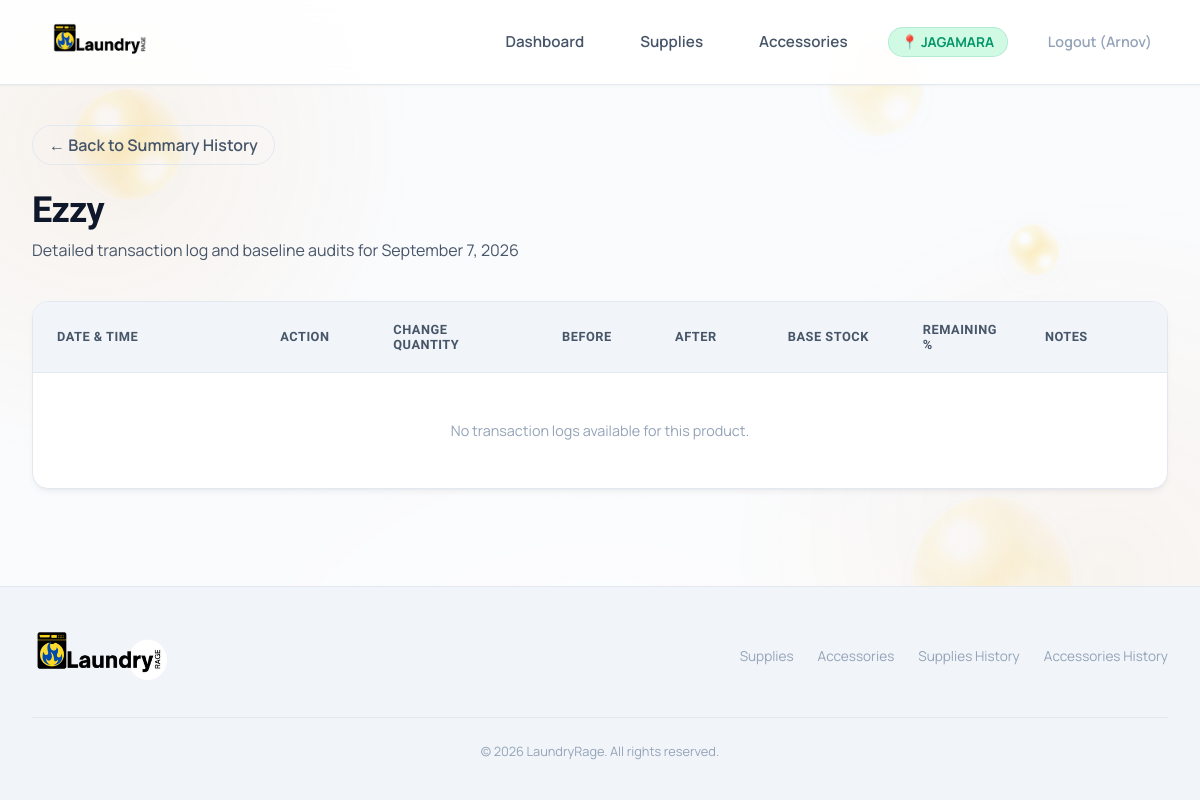
Before: /product/10/history/?date=2026-09-07 (signed in) with the older database file.
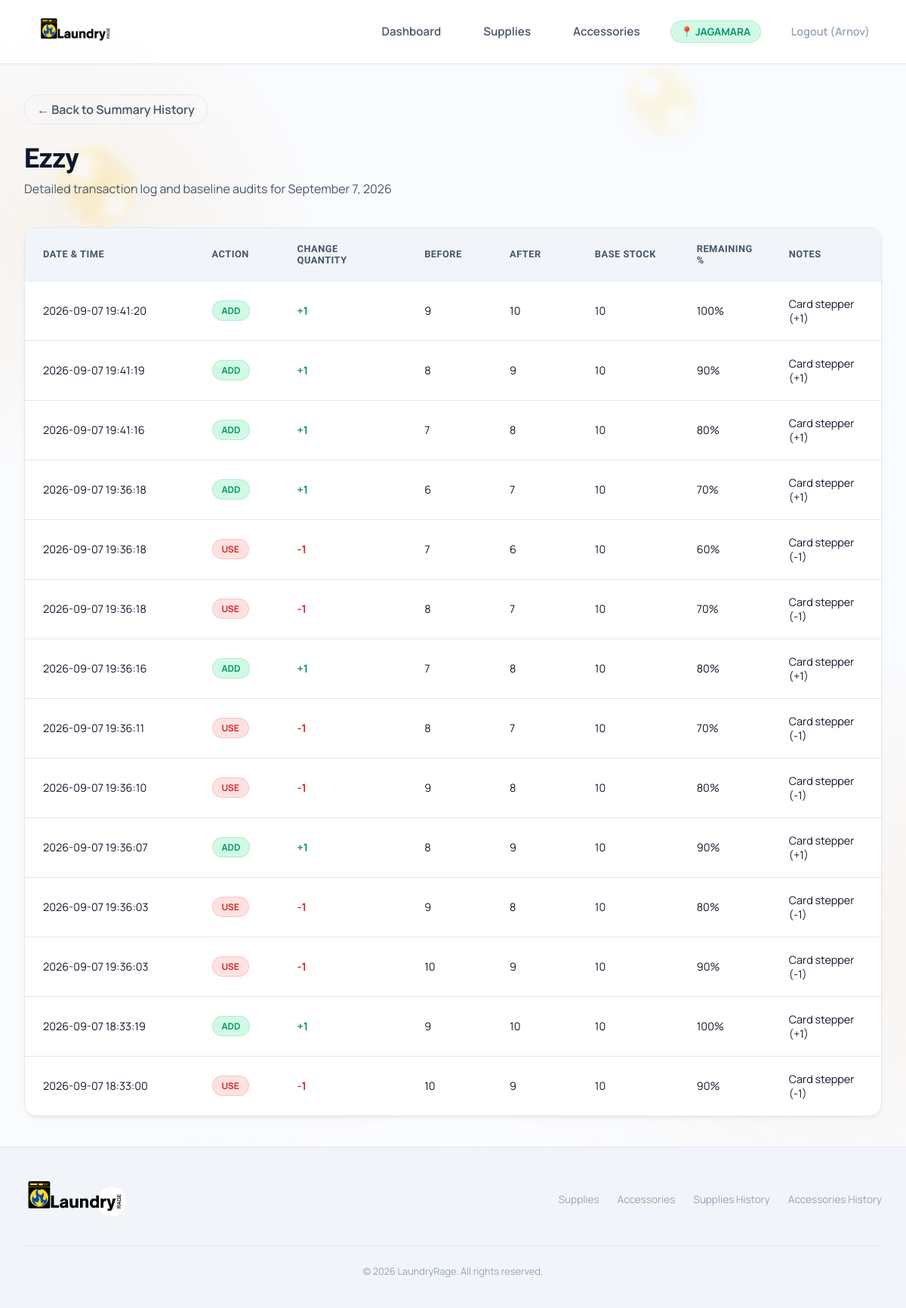
After: the same page with the newer database file.
### inventory/models.py (models this page shows, shortened)
class StockHistory(models.Model):
    CHANGE_TYPE_CHOICES = [
        ('ADD', 'ADD'),
        ('USE', 'USE'),
        ('SET_BASE', 'SET_BASE'),
    ]
    branch = models.ForeignKey(Branch, on_delete=models.CASCADE, related_name='stock_history', null=True, blank=True)
    product = models.ForeignKey(Product, on_delete=models.CASCADE, related_name='stock_history')
    user = models.ForeignKey(User, on_delete=models.SET_NULL, null=True, blank=True, related_name='stock_history')
    change_type = models.CharField(max_length=10, choices=CHANGE_TYPE_CHOICES)
    quantity = models.DecimalField(max_digits=10, decimal_places=2)
    previous_quantity = models.DecimalField(max_digits=10, decimal_places=2)
    new_quantity = models.DecimalField(max_digits=10, decimal_places=2)
    notes = models.TextField(null=True, blank=True)
    created_at = models.DateTimeField(default=timezone.now)
    base_stock = models.DecimalField(max_digits=10, decimal_places=2, null=True, blank=True)
    remaining_percentage = models.DecimalField(max_digits=10, decimal_places=2, null=True, blank=True)
    opening_stock = models.DecimalField(max_digits=10, decimal_places=2, default=Decimal('0.00'))
    added_quantity = models.DecimalField(max_digits=10, decimal_places=2, default=Decimal('0.00'))
    removed_quantity = models.DecimalField(max_digits=10, decimal_places=2, default=Decimal('0.00'))
    closing_stock = models.DecimalField(max_digits=10, decimal_places=2, default=Decimal('0.00'))
    transaction_type = models.CharField(max_length=20, default='EDIT')

### inventory/views.py (the view)
# urls.py: path('product/<int:product_id>/history/', views.product_history_detail_view, name='product_history_detail'),
def product_history_detail_view(request, product_id):
    product = get_object_or_404(Product, id=product_id, is_active=True)
    history_entries = product.stock_history.filter(branch=request.current_branch).order_by('-created_at')
    date_str = request.GET.get('date')
    selected_date = None
    if date_str:
        try:
            from datetime import datetime
            selected_date = datetime.strptime(date_str, "%Y-%m-%d").date()
            history_entries = history_entries.filter(created_at__date=selected_date)
        except ValueError:
            pass
    context = {
        'product': product,
        'history_entries': history_entries,
        'title': f"Detailed Transaction History: {product.name}",
        'selected_date': selected_date,
    }
    return render(request, 'history/product_detail.html', context)

### inventory/context_processors.py (called while the page is built)
def branch_context(request):
    from .models import Branch
    return {
        'all_branches': Branch.objects.filter(active=True)
    }

### templates/history/product_detail.html (shortened to what this page needs)
{% extends 'base.html' %}
{% block content %}
<div class="page-title-area">
    <div>
        <a href="{% if product.category == 'Laundry Supplies' %}{% url 'inventory:history_laundry_supplies' %}{% else %}{% url 'inventory:history_laundry_accessories' %}{% endif %}" class="btn-secondary" style="display: inline-flex; align-items: center; gap: 0.5rem; text-decoration: none; font-weight: 600; margin-bottom: 1.5rem; padding: 0.5rem 1rem;">
            &larr; Back to Summary History
        </a>
        <h1>{{ product.name }}</h1>
        <p>Detailed transaction log and baseline audits{% if selected_date %} for {{ selected_date|date:"F j, Y" }}{% endif %}</p>
    </div>
</div>
<div class="history-table-card">
    <div class="table-responsive">
        <table class="table-product-detail">
            <thead>
                <tr>
                    <th style="width: 20%;">Date &amp; Time</th>
                    <th style="width: 10%;">Action</th>
                    <th style="width: 15%;">Change Quantity</th>
                    <th style="width: 10%;">Before</th>
                    <th style="width: 10%;">After</th>
                    <th style="width: 12%;">Base Stock</th>
                    <th style="width: 10%;">Remaining %</th>
                    <th style="width: 13%;">Notes</th>
                </tr>
            </thead>
            <tbody>
                {% if history_entries %}
                    {% for entry in history_entries %}
                    <tr class="history-row">
                        <td>{{ entry.created_at|date:"Y-m-d H:i:s" }}</td>
                        <td>
                            <span class="status-badge {% if entry.change_type == 'ADD' %}status-green{% elif entry.change_type == 'USE' %}status-red{% else %}status-yellow{% endif %}">
                                {{ entry.change_type }}
                            </span>
                        </td>
                        <td>
                            {% if entry.change_type == 'ADD' %}
                                <span class="history-text-add">+{{ entry.quantity|floatformat:"0" }}</span>
                            {% elif entry.change_type == 'USE' %}
                                <span class="history-text-use">-{{ entry.quantity|floatformat:"0" }}</span>
                            {% else %}
                                <span style="font-weight: 600; color: var(--accent-dark);">Set base to {{ entry.quantity|floatformat:"0" }}</span>
                            {% endif %}
                        </td>
                        <td>{{ entry.previous_quantity|floatformat:"0" }}</td>
                        <td>{{ entry.new_quantity|floatformat:"0" }}</td>
                        <td>
                            {% if entry.base_stock is not None and entry.base_stock > 0 %}
                                {{ entry.base_stock|floatformat:"0" }}
                            {% else %}
                                —
                            {% endif %}
                        </td>
                        <td>
                            {% if entry.remaining_percentage is not None %}
                                {{ entry.remaining_percentage|floatformat:"0" }}%
                            {% else %}
                                —
                            {% endif %}
                        </td>
                        <td>{{ entry.notes|default:"—" }}</td>
                    </tr>
                    {% endfor %}
                {% else %}
                    <tr>
                        <td colspan="8" style="text-align: center; color: var(--text-muted); padding: 3rem;">
                            No transaction logs available for this product.
                        </td>
                    </tr>
                {% endif %}
            </tbody>
        </table>
    </div>
</div>
{% endblock %}

Changed rows visible on the page:
added StockHistory: created_at "2026-09-07 19:41:20", change_type "ADD", quantity "1", previous_quantity "9", new_quantity "10", base_stock "10", remaining_percentage "100", notes "Card stepper (+1)"
added StockHistory: created_at "2026-09-07 19:41:19", change_type "ADD", quantity "1", previous_quantity "8", new_quantity "9", base_stock "10", remaining_percentage "90", notes "Card stepper (+1)"
added StockHistory: created_at "2026-09-07 19:41:16", change_type "ADD", quantity "1", previous_quantity "7", new_quantity "8", base_stock "10", remaining_percentage "80", notes "Card stepper (+1)"
added StockHistory: created_at "2026-09-07 19:36:18", change_type "ADD", quantity "1", previous_quantity "6", new_quantity "7", base_stock "10", remaining_percentage "70", notes "Card stepper (+1)"
added StockHistory: created_at "2026-09-07 19:36:18", change_type "USE", quantity "1", previous_quantity "7", new_quantity "6", base_stock "10", remaining_percentage "60", notes "Card stepper (-1)"
added StockHistory: created_at "2026-09-07 19:36:18", change_type "USE", quantity "1", previous_quantity "8", new_quantity "7", base_stock "10", remaining_percentage "70", notes "Card stepper (-1)"
added StockHistory: created_at "2026-09-07 19:36:16", change_type "ADD", quantity "1", previous_quantity "7", new_quantity "8", base_stock "10", remaining_percentage "80", notes "Card stepper (+1)"
added StockHistory: created_at "2026-09-07 19:36:11", change_type "USE", quantity "1", previous_quantity "8", new_quantity "7", base_stock "10", remaining_percentage "70", notes "Card stepper (-1)"
added StockHistory: created_at "2026-09-07 19:36:10", change_type "USE", quantity "1", previous_quantity "9", new_quantity "8", base_stock "10", remaining_percentage "80", notes "Card stepper (-1)"
added StockHistory: created_at "2026-09-07 19:36:07", change_type "ADD", quantity "1", previous_quantity "8", new_quantity "9", base_stock "10", remaining_percentage "90", notes "Card stepper (+1)"
added StockHistory: created_at "2026-09-07 19:36:03", change_type "USE", quantity "1", previous_quantity "9", new_quantity "8", base_stock "10", remaining_percentage "80", notes "Card stepper (-1)"
added StockHistory: created_at "2026-09-07 19:36:03", change_type "USE", quantity "1", previous_quantity "10", new_quantity "9", base_stock "10", remaining_percentage "90", notes "Card stepper (-1)"
added StockHistory: created_at "2026-09-07 18:33:19", change_type "ADD", quantity "1", previous_quantity "9", new_quantity "10", base_stock "10", remaining_percentage "100", notes "Card stepper (+1)"
added StockHistory: created_at "2026-09-07 18:33:00", change_type "USE", quantity "1", previous_quantity "10", new_quantity "9", base_stock "10", remaining_percentage "90", notes "Card stepper (-1)"
Other visible differences:
text no longer shown: "No transaction logs available for this product."
